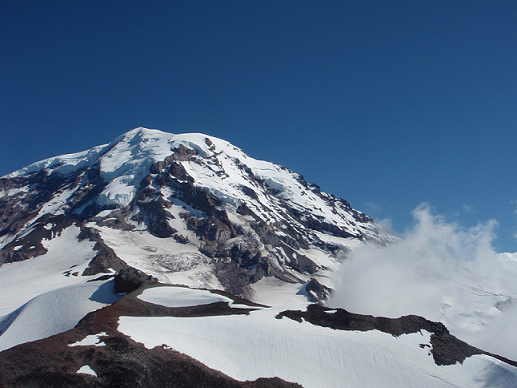
%> input picture Rainier2.png, 517 x 388 px
$ octave main1.m   (GNU Octave 9; MATLAB toolbox functions it lacks are replaced by stand-ins)
%> lines starting %> are read from the running program, lines starting %| are printed output that depends on the picture
### HarrisCornerDetector.m
function [cornerPts, numCornerPts]=HarrisCornerDetector (I, sigma,thres)
[Gx,Gy] = imgradientxy(I);

IxIx = Gx.^2;
IyIy = Gy.^2;
IxIy = Gx.*Gy;
h = fspecial('gaussian',[3 3],sigma);
IxIx = imfilter(IxIx,h);
IyIy = imfilter(IyIy,h);
IxIy = imfilter(IxIy,h);

det = IxIx.*IyIy - IxIy.^2;
trace = IxIx + IyIy;

R = det./trace;

localMax = ordfilt2(R, 25, ones(5));
logicalImg = (R == localMax ) & ( R > thres);
%figure; imshow(logicalImg);

numCornerPts = sum(logicalImg(:) == 1);
[x,y] = find(logicalImg == 1);
cornerPts = [x,y];

### main1.m
clear;
image = imread('Rainier2.png');
%> image is the input picture: size 388x517x3 uint8; mean R, G, B 86, 107.9, 134.4

%{
I = rgb2gray(image);
figure; imshow(I);
[Gx,Gy] = imgradientxy(I);
figure; imshow(Gx);
figure; imshow(Gy);
Ixsquare = Gx.^2;
figure; imshow(Ixsquare);
Iysquare = Gy.^2;
figure; imshow(Iysquare);
IxMultIy = Gx.*Gy;
figure; imshow(IxMultIy);
%}
I = rgb2gray(image);
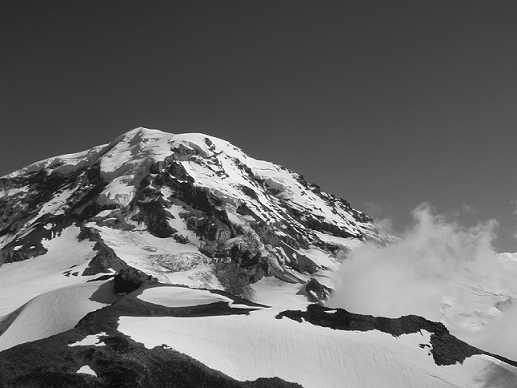
%> I: size 388x517 uint8; min 0, max 255, mean 104.4

[cornerPts, numCornerPts] = HarrisCornerDetector(I,2,5000);
%> in HarrisCornerDetector, `[Gx,Gy] = imgradientxy(I);`:
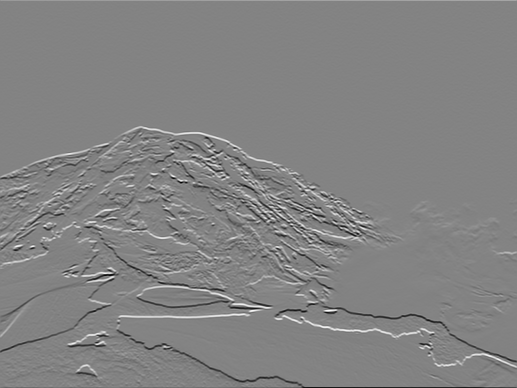
%> Gy: size 388x517 double; min -961, max 909, mean 0.4; drawn with min black and max white
%> in HarrisCornerDetector, `IxIy = imfilter(IxIy,h);`:
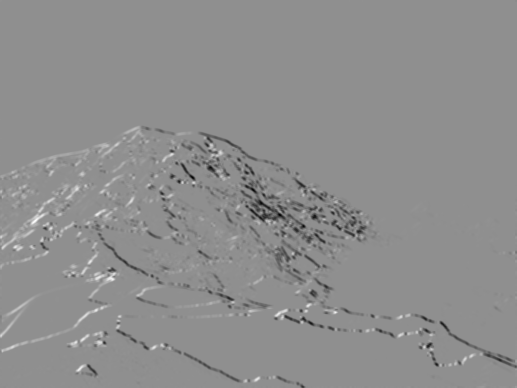
%> IxIy: size 388x517 double; min -176357.2, max 136752.6, mean -1394.2; drawn with min black and max white
%> in HarrisCornerDetector, `trace = IxIx + IyIy;`:
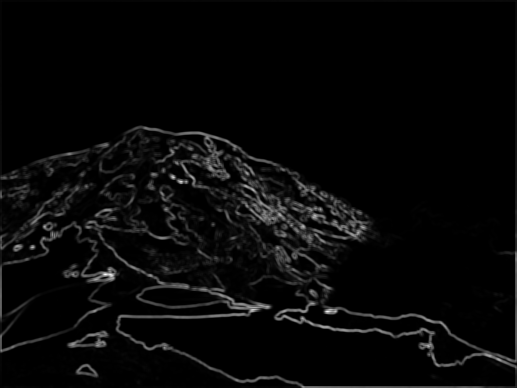
%> trace: size 388x517 double; min 2.9, max 553691, mean 18105.7; drawn with min black and max white
%> in HarrisCornerDetector, `localMax = ordfilt2(R, 25, ones(5));`:
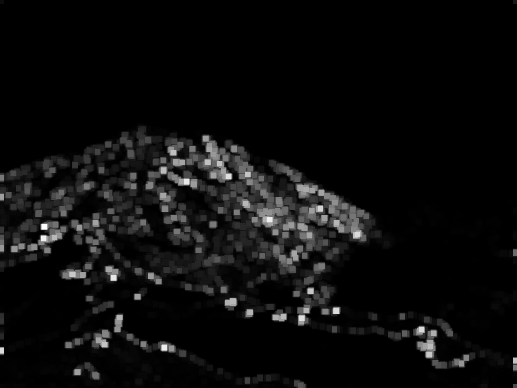
%> localMax: size 388x517 double; min 3.91, max 77896.2, mean 3898.9; drawn with min black and max white
%> in HarrisCornerDetector, `logicalImg = (R == localMax ) & ( R > thres);`:
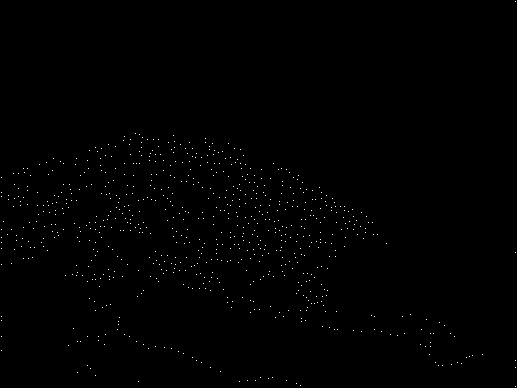
%> logicalImg: size 388x517 logical; 0.38% white in thin lines or dots
%> in HarrisCornerDetector, `numCornerPts = sum(logicalImg(:) == 1);`: numCornerPts = 766
%> in HarrisCornerDetector, `[x,y] = find(logicalImg == 1);`: x = 766 values from 2 to 387; y = 766 values from 2 to 516
%> in HarrisCornerDetector, `cornerPts = [x,y];`: cornerPts = 766 rows, first 12: [178 2; 193 2; 197 2; 230 2; 238 2; 243 2; 249 2; 265 2; 317 2; 321 2; 337 2; 351 2]
%> numCornerPts = 766

figure,imshow(image) ,hold on,
plot(cornerPts(:,2),cornerPts(:,1),'rs'), title('Harris Corner Detection');
%> after `title('Harris Corner Detection')`:
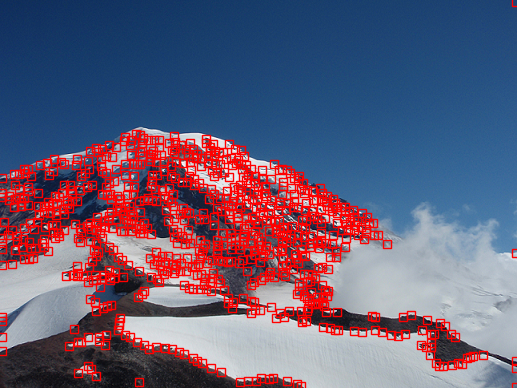
%> figure redrawn from the program's plot data; its title reads 'Harris Corner Detection'

$ run again, with Rainier1.png copied over Rainier2.png
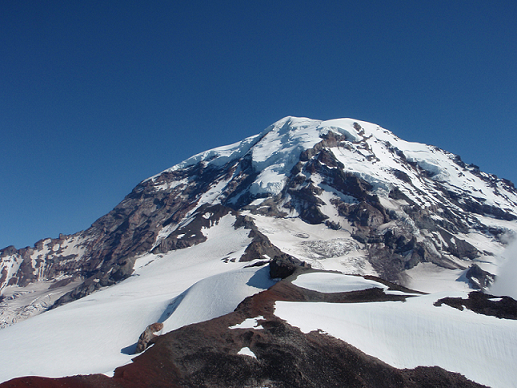
%> input picture Rainier1.png, 517 x 388 px
%> image is the input picture: size 388x517x3 uint8; mean R, G, B 88.8, 109.3, 135.7
%> in HarrisCornerDetector, `logicalImg = (R == localMax ) & ( R > thres);`:
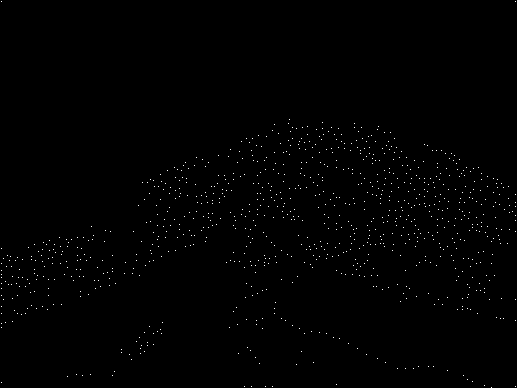
%> logicalImg: size 388x517 logical; 0.48% white in thin lines or dots
%> in HarrisCornerDetector, `numCornerPts = sum(logicalImg(:) == 1);`: numCornerPts = 968
%> x = 968 values from 2 to 388; y = 968 values from 2 to 516
%> in HarrisCornerDetector, `cornerPts = [x,y];`: cornerPts = 968 rows, first 12: [2 2; 249 2; 264 2; 271 2; 275 2; 278 2; 284 2; 289 2; 296 2; 307 2; 314 2; 324 2]
%> `[cornerPts, numCornerPts] = HarrisCornerDetector(I,2,5000);`: numCornerPts = 968
%> `title('Harris Corner Detection')`:
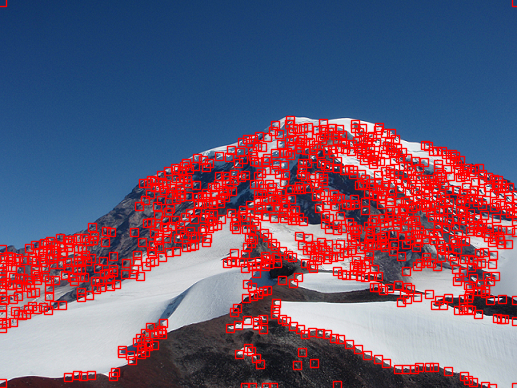
%> figure redrawn from the program's plot data; its title reads 'Harris Corner Detection'
